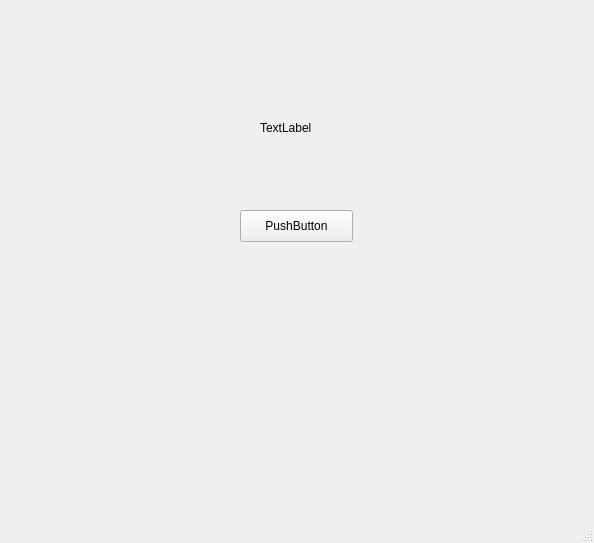
<?xml version="1.0" encoding="UTF-8"?>
<ui version="4.0">
 <class>MainWindow</class>
 <widget class="QMainWindow" name="MainWindow">
  <property name="geometry">
   <rect>
    <x>0</x>
    <y>0</y>
    <width>594</width>
    <height>543</height>
   </rect>
  </property>
  <property name="windowTitle">
   <string>MainWindow</string>
  </property>
  <widget class="QWidget" name="centralwidget">
   <widget class="QLabel" name="label">
    <property name="geometry">
     <rect>
      <x>260</x>
      <y>120</y>
      <width>60</width>
      <height>16</height>
     </rect>
    </property>
    <property name="text">
     <string>TextLabel</string>
    </property>
   </widget>
   <widget class="QPushButton" name="pushButton">
    <property name="geometry">
     <rect>
      <x>240</x>
      <y>210</y>
      <width>113</width>
      <height>32</height>
     </rect>
    </property>
    <property name="text">
     <string>PushButton</string>
    </property>
   </widget>
  </widget>
  <widget class="QMenuBar" name="menubar">
   <property name="geometry">
    <rect>
     <x>0</x>
     <y>0</y>
     <width>594</width>
     <height>22</height>
    </rect>
   </property>
  </widget>
  <widget class="QStatusBar" name="statusbar"/>
 </widget>
 <resources/>
 <connections/>
</ui>
